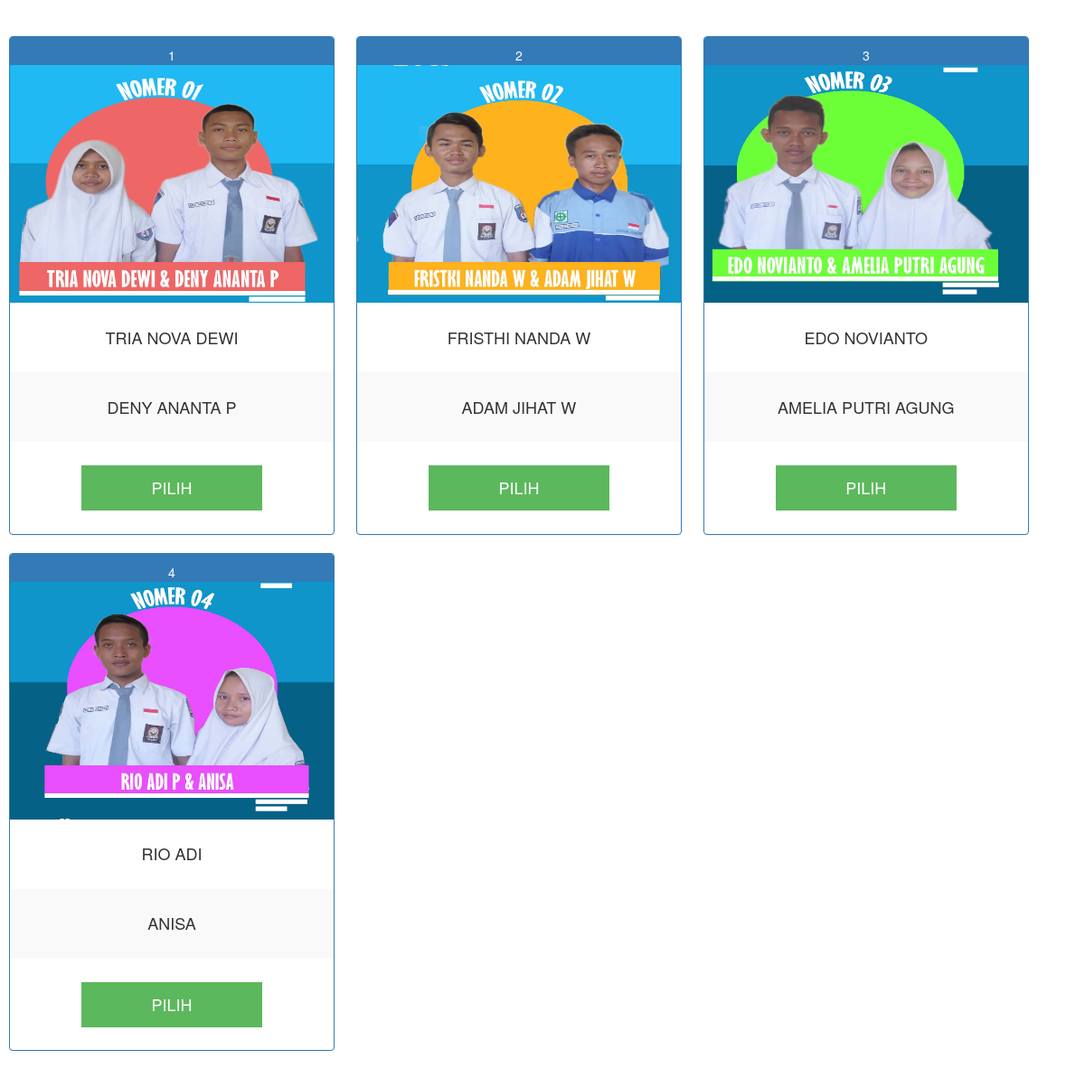
Screenshot of /pilih.php (signed in) with the database file from the repository.
### tables this page shows
CREATE TABLE IF NOT EXISTS `calon` (
  `id` int(10) NOT NULL AUTO_INCREMENT,
  `nomor_urut` int(10) NOT NULL,
  `nama_ketua` varchar(100) NOT NULL,
  `nama_wakil` varchar(100) NOT NULL,
  `foto` varchar(100) NOT NULL,
  `suara` int(255) NOT NULL,
  PRIMARY KEY (`id`)
);

### pilih.php (the view, shortened to what this page needs)
<?php require_once('Connections/koneksi.php'); ?>
<?php
$query_rs_calon = "SELECT * FROM calon";
$rs_calon = mysql_query($query_rs_calon, $koneksi) or die(mysql_error());
$row_rs_calon = mysql_fetch_assoc($rs_calon);
?>
<!DOCTYPE html PUBLIC "-//W3C//DTD XHTML 1.0 Transitional//EN" "http://www.w3.org/TR/xhtml1/DTD/xhtml1-transitional.dtd">
<html xmlns="http://www.w3.org/1999/xhtml">
<head>
<link href="css/bootstrap.css" rel="stylesheet" type="text/css" />
</head>
<body>
<p>&nbsp;</p>
<?php do { ?>
  <div class="panel panel-primary" style="width: 30%; margin: 10px; display: inline-table;">
    <div class="panel-heading">
      <div align="center"><?php echo $row_rs_calon['nomor_urut']; ?></div>
    </div>
    <div align="center">
      <table width="100%" height="398" border="0" class="table-striped" style=" margin-top: -10px; font-size: 20px; font-size: 18px;">
        <tr>
          <td height="263"><img src="gambar/<?php echo $row_rs_calon['foto']; ?>" width="100%" height="100%" /></td>
        </tr>
        <tr>
          <td height="40"><div align="center"><span class="panel-body" style="height: 100%; width: 100%"><?php echo $row_rs_calon['nama_ketua']; ?></span></div>            <div align="center"></div></td>
        </tr>
        <tr>
          <td height="35"><div align="center"><span class="panel-body" style="height: 100%; width: 100%"><?php echo $row_rs_calon['nama_wakil']; ?></span></div>            <div align="center"></div></td>
        </tr>
        <tr>
          <td><form id="form1" name="form1" method="post" action="yakin.php?id=<?php echo $row_rs_calon['id']; ?>">
            <div align="center">
              <span class="panel-body" style="width: 100%">
                <input type="submit" name="button" id="pilih" value="PILIH" class="btn-success" style=" border: none; height: 50px; width: 200px;" />
              </span></div>
          </form></td>
        </tr>
      </table>
    </div>
  </div>
  <?php } while ($row_rs_calon = mysql_fetch_assoc($rs_calon)); ?>
<p>&nbsp;</p>
</body>
</html>

### rows the page displays
calon: nomor_urut "1", foto (picture), nama_ketua "TRIA NOVA DEWI", nama_wakil "DENY ANANTA P"
calon: nomor_urut "2", foto (picture), nama_ketua "FRISTHI NANDA W", nama_wakil "ADAM JIHAT W"
calon: nomor_urut "3", foto (picture), nama_ketua "EDO NOVIANTO", nama_wakil "AMELIA PUTRI AGUNG"
calon: nomor_urut "4", foto (picture), nama_ketua "RIO ADI", nama_wakil "ANISA"
